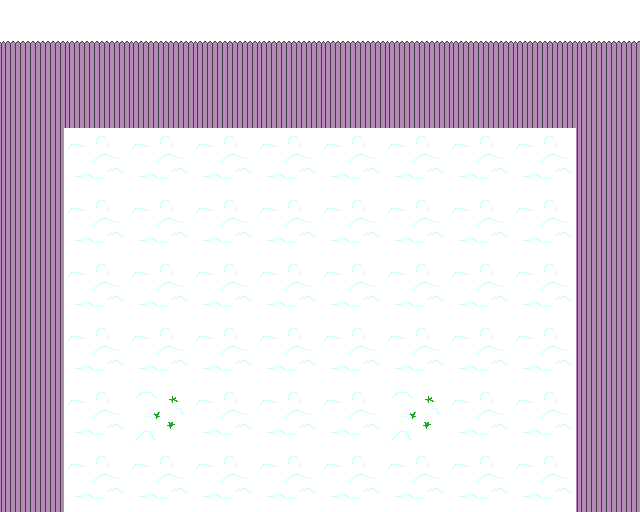

Below is a game level as drawn by its tile map, then a one-line description and the .tmx that defines it (tile-layer data replaced by summaries):
An orthogonal 10x8 tile map with 64x64 px tiles, 1 tile layer (Tile Layer 1).

<map version="1.0" orientation="orthogonal" width="10" height="8" tilewidth="64" tileheight="64">
 <tileset firstgid="1" name="tileset" tilewidth="64" tileheight="64">
  <image source="../tileset.png" width="320" height="320" />
  <tile id="14">
   <properties>
    <property name="components" value="Solid" />
   </properties>
  </tile>
  <tile id="18">
   <properties>
    <property name="components" value="Solid" />
   </properties>
  </tile>
 </tileset>
 <layer name="Tile Layer 1" width="10" height="8">
  <data>[80 cells, 80 non-empty, 4 distinct tile ids]</data>
 </layer>
</map>
